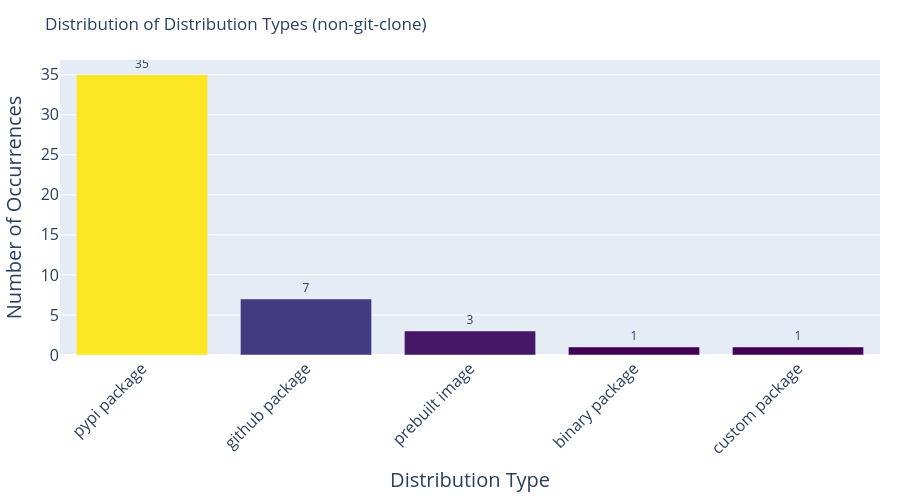

Notebook cell for this chart:
### Code cell
import pandas as pd
import plotly.express as px

df = pd.read_csv("data/evaluation_harness_metadata.csv", encoding="utf-8")
df['distribution (non-git-clone)'] = df['distribution (non-git-clone)'].apply(lambda x: x.split(',') if pd.notna(x) else [])
df = df.explode('distribution (non-git-clone)')

# Get value counts and create a DataFrame for plotting
value_counts = df['distribution (non-git-clone)'].value_counts()
value_counts_df = value_counts.reset_index()
value_counts_df.columns = ['Distribution Type', 'Count']

# Create bar chart with Plotly
fig = px.bar(
    value_counts_df, 
    x='Distribution Type', 
    y='Count',
    title='Distribution of Distribution Types (non-git-clone)',
    labels={'Distribution Type': 'Distribution Type', 'Count': 'Number of Occurrences'},
    color='Count',
    color_continuous_scale='viridis'
)

# Customize the layout
fig.update_layout(
    xaxis_tickangle=-45,
    margin=dict(l=20, r=20, t=60, b=100),
    height=500,
    showlegend=False,
    xaxis=dict(
        title_font_size=20,
        tickfont_size=16
    ),
    yaxis=dict(
        title_font_size=20,
        tickfont_size=16
    )
)

# Remove color bar
fig.update_coloraxes(showscale=False)

# Add value labels on top of bars
fig.update_traces(texttemplate='%{y}', textposition='outside')

fig.show()

### Figure 1 — Plotly figure (JSON) as saved in the notebook; plotly's stock layout.template omitted (floating-point values rounded to 4 significant figures)
{"data": [{"hovertemplate": "Distribution Type=%{x}<br>Number of Occurrences=%{marker.color}<extra></extra>", "legendgroup": "", "marker": {"color": [35, 7, 3, 1, 1], "coloraxis": "coloraxis", "pattern": {"shape": ""}}, "name": "", "orientation": "v", "showlegend": false, "textposition": "outside", "texttemplate": "%{y}", "type": "bar", "x": ["pypi package", "github package", "prebuilt image", "binary package", "custom package"], "xaxis": "x", "y": [35, 7, 3, 1, 1], "yaxis": "y"}], "layout": {"barmode": "relative", "coloraxis": {"colorbar": {"title": {"text": "Number of Occurrences"}}, "colorscale": [[0, "#440154"], [0.1111, "#482878"], [0.2222, "#3e4989"], [0.3333, "#31688e"], [0.4444, "#26828e"], [0.5556, "#1f9e89"], [0.6667, "#35b779"], [0.7778, "#6ece58"], [0.8889, "#b5de2b"], [1, "#fde725"]], "showscale": false}, "height": 500, "legend": {"tracegroupgap": 0}, "margin": {"b": 100, "l": 20, "r": 20, "t": 60}, "showlegend": false, "title": {"text": "Distribution of Distribution Types (non-git-clone)"}, "xaxis": {"anchor": "y", "domain": [0, 1], "tickangle": -45, "tickfont": {"size": 16}, "title": {"font": {"size": 20}, "text": "Distribution Type"}}, "yaxis": {"anchor": "x", "domain": [0, 1], "tickfont": {"size": 16}, "title": {"font": {"size": 20}, "text": "Number of Occurrences"}}}}
